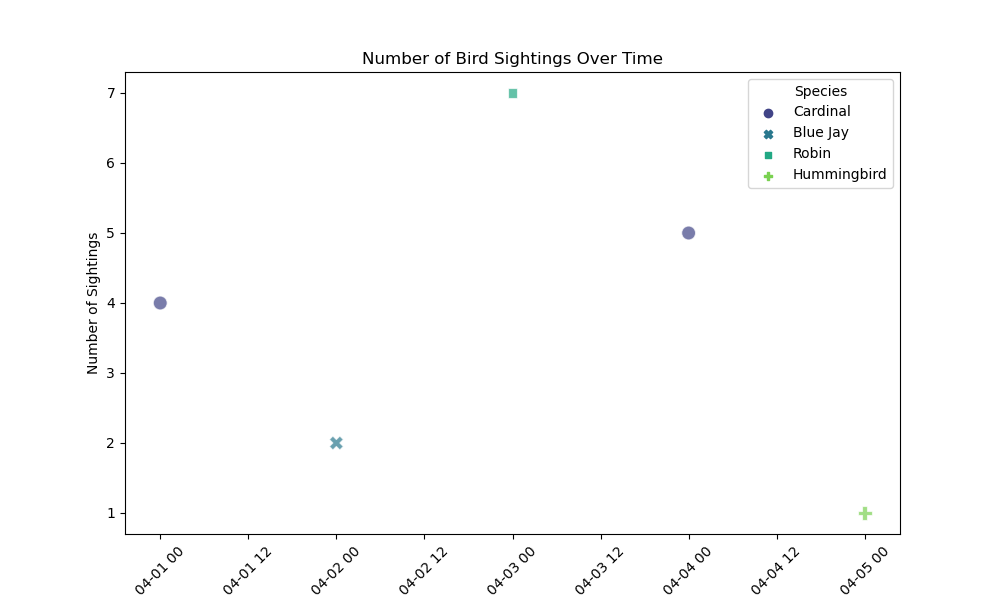

The Python source for this figure:

import pandas as pd
import seaborn as sns
import matplotlib.pyplot as plt

# Your data in a list of dictionaries
data = [
    {'Date': '2023-04-01', 'Species': 'Cardinal', 'Number of Sightings': 4},
    {'Date': '2023-04-02', 'Species': 'Blue Jay', 'Number of Sightings': 2},
    {'Date': '2023-04-03', 'Species': 'Robin', 'Number of Sightings': 7},
    {'Date': '2023-04-04', 'Species': 'Cardinal', 'Number of Sightings': 5},
    {'Date': '2023-04-05', 'Species': 'Hummingbird', 'Number of Sightings': 1}
]

# Convert the list of dictionaries to a pandas DataFrame
df = pd.DataFrame(data)

# Convert the 'Date' column to datetime
df['Date'] = pd.to_datetime(df['Date'])

# Create a scatter plot using seaborn
plt.figure(figsize=(10, 6))
scatter_plot = sns.scatterplot(
    data=df,
    x='Date',
    y='Number of Sightings',
    hue='Species',           # Color encode the points by species
    style='Species',         # Use different markers for species
    s=100,                   # Set marker size
    palette='viridis',       # Use the 'viridis' color palette for variety
    alpha=0.7                # Set transparency to 70%
)

# Improve legibility of the plot
plt.xticks(rotation=45)      # Rotate x-axis labels for better visibility
scatter_plot.set_title('Number of Bird Sightings Over Time')  # Set title
scatter_plot.set_xlabel('Date')  # X-axis Label
scatter_plot.set_ylabel('Number of Sightings')  # Y-axis Label
scatter_plot.legend(title='Species')  # Add a legend with a title

# Show the plot
plt.show()
